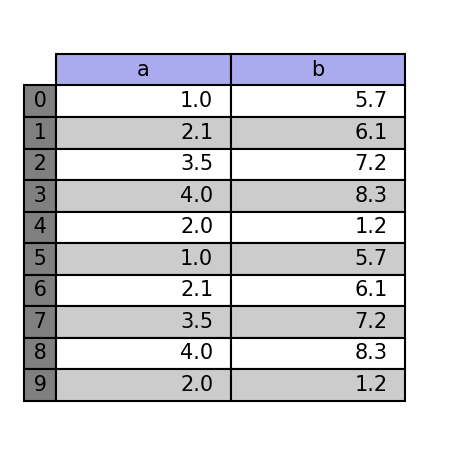

This figure's Python source:
import pytab as pt


if __name__ == '__main__':
    data = {
        'a': [1.0, 2.1, 3.5, 4.0, 2.0, 1.0, 2.1, 3.5, 4.0, 2.0, ],
        'b': [5.7, 6.1, 7.2, 8.3, 1.2, 5.7, 6.1, 7.2, 8.3, 1.2, ],
        }

    rows = [str(i) for i in range(len(data['a']))]

    pt.table(data=data,
             rows=rows,  # set numbers as row
             th_c='#aaaaee',  # set table header background-color
             td_c='gray',     # set table data (rows) background-color
             table_type='striped',  # set table type as 'striped'
             )

    pt.show()
    # pt.save('table_1.png')
